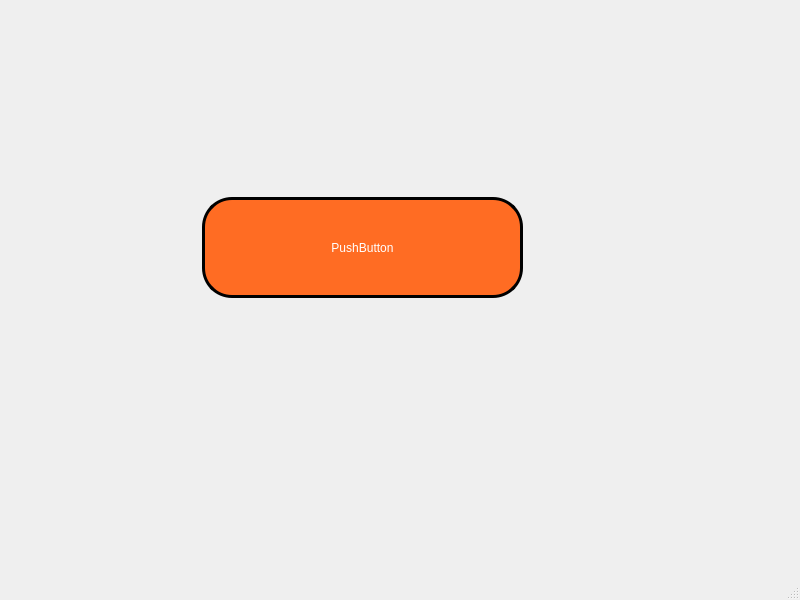
<?xml version="1.0" encoding="UTF-8"?>
<ui version="4.0">
 <class>MainWindow</class>
 <widget class="QMainWindow" name="MainWindow">
  <property name="geometry">
   <rect>
    <x>0</x>
    <y>0</y>
    <width>800</width>
    <height>600</height>
   </rect>
  </property>
  <property name="windowTitle">
   <string>MainWindow</string>
  </property>
  <widget class="QWidget" name="centralwidget">
   <widget class="QPushButton" name="pushButton">
    <property name="geometry">
     <rect>
      <x>202</x>
      <y>197</y>
      <width>321</width>
      <height>101</height>
     </rect>
    </property>
    <property name="styleSheet">
     <string notr="true">background-color: rgb(255, 108, 35);
color: rgb(255, 255, 255);
border-radius: 30px;
border: 3px solid black;</string>
    </property>
    <property name="text">
     <string>PushButton</string>
    </property>
   </widget>
  </widget>
  <widget class="QMenuBar" name="menubar">
   <property name="geometry">
    <rect>
     <x>0</x>
     <y>0</y>
     <width>800</width>
     <height>26</height>
    </rect>
   </property>
  </widget>
  <widget class="QStatusBar" name="statusbar"/>
 </widget>
 <resources/>
 <connections/>
</ui>
